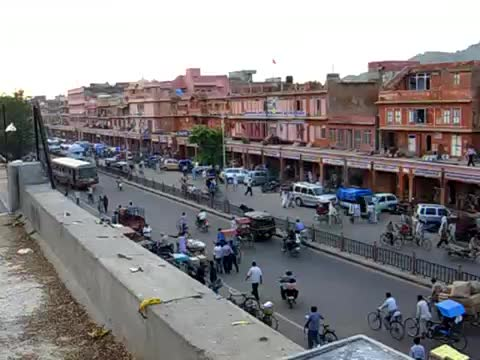
#> input picture Project 5/images/input/frames/f0001.jpg, 480 x 360 px; its folder holds only this picture in this run
$ jupyter execute --allow-errors Project_5_starter.ipynb   (shell and % lines are left out)
#> lines starting #> are read from the running program, lines starting #| are printed output that depends on the picture; after the words box and inside, x2 and y2 are one past the last pixel; in counts of white or black regions, pixels touching at a corner belong together
# Project 5: Video Stitching and Processing

## CS445: Computational Photography - Spring 2020

### Setup

[cell 1]
from google.colab import drive
drive.mount('/content/drive')

[cell 2]
# !pip uninstall opencv-python -y
# # downgrade OpenCV a bit to use SIFT
# !pip install opencv-contrib-python==3.4.2.17 --force-reinstall

import ffmpeg
import cv2
import numpy as np
import os
from numpy.linalg import svd, inv
import utils
from tqdm import tqdm

from matplotlib import pyplot as plt

### Part I: Stitch two key frames

#### This involves:
1. compute homography H between two frames;
2. project each frame onto the same surface;
3. blend the surfaces.

Check that your homography is correct by plotting four points that form a square in frame 270 and their projections in each image.

[cell 3]
# [15 lines left out: function score_projection, not called in this run]


def auto_homography(Ia, Ib, homography_func=None, normalization_func=None):
    '''
    Computes a homography that maps points from Ia to Ib

    Input: Ia and Ib are images
    Output: H is the homography

    '''
    if Ia.dtype == 'float32' and Ib.dtype == 'float32':
        Ia = (Ia*255).astype(np.uint8)
        Ib = (Ib*255).astype(np.uint8)

    Ia_gray = cv2.cvtColor(Ia,cv2.COLOR_BGR2GRAY)
    Ib_gray = cv2.cvtColor(Ib,cv2.COLOR_BGR2GRAY)

    # Initiate SIFT detector
    sift = cv2.xfeatures2d.SIFT_create()

    # find the keypoints and descriptors with SIFT
    kp_a, des_a = sift.detectAndCompute(Ia_gray,None)
    kp_b, des_b = sift.detectAndCompute(Ib_gray,None)

    # BFMatcher with default params
    bf = cv2.BFMatcher()
    matches = bf.knnMatch(des_a, des_b, k=2)

    # Apply ratio test
    good = []
    for m,n in matches:
        if m.distance < 0.75*n.distance:
            good.append(m)

    numMatches = int(len(good))

    matches = good

    # Xa and Xb are 3xN matrices that contain homogeneous coordinates for the N
    # matching points for each image
    Xa = np.ones((3,numMatches))
    Xb = np.ones((3,numMatches))

    for idx, match_i in enumerate(matches):
        Xa[:,idx][0:2] = kp_a[match_i.queryIdx].pt
        Xb[:,idx][0:2] = kp_b[match_i.trainIdx].pt

    ## RANSAC
    niter = 1000
    best_score = 0
    n_to_sample = 4 # Put the correct number of points here

    for t in range(niter):
        # estimate homography
        subset = np.random.choice(numMatches, n_to_sample, replace=False)
        pts1 = Xa[:,subset]
        pts2 = Xb[:,subset]

        H_t = homography_func(pts1, pts2, normalization_func) # edit helper code below (computeHomography)


        # score homography
        Xb_ = np.dot(H_t, Xa) # project points from first image to second using H

        score_t, inliers_t = score_projection(Xb[:2,:]/Xb[2,:], Xb_[:2,:]/Xb_[2,:])

        if score_t > best_score:
            best_score = score_t
            H = H_t
            in_idx = inliers_t

    # print('best score: {:02f}'.format(best_score))

    # Optionally, you may want to re-estimate H based on inliers

    return H

[cell 4]
a = np.array([[1,2,3,4,5]])
np.random.choice(a[0], 2, replace=False)

[cell 5]
# [24 lines left out: function computeHomography, not called in this run]

[cell 6]
# images location
im1 = './images/input/frames/f0270.jpg'
im2 = './images/input/frames/f0450.jpg'

# Load an color image in grayscale
im1 = cv2.imread(im1)
im2 = cv2.imread(im2)

#> (the rest of this cell did not finish here and is left out)

[cell 7]
canvas_width, canvas_height = 1600, 500
Tr = np.array([[1, 0, 660], [0, 1, 50], [0, 0, 1]])

# TO DO: warp and blend the two image
#> (the rest of this cell did not finish here and is left out)

### Part II: Panorama using five key frames

Produce a panorama by mapping five key frames [90, 270, 450, 630, 810] onto the same reference frame 450.

[cell 8]
key_frames_idx = np.array([90, 270, 450, 630, 810])-1

#> (the rest of this cell did not finish here and is left out)

### Part 3: Map the video to the reference plane

Project each frame onto the reference frame (using same size panorama) to create a video that shows the portion of the panorama revealed by each frame

[cell 9]
# read all the images
import os
dir_frames = 'images/input/frames'
filenames = []
filesinfo = os.scandir(dir_frames)

filenames = [f.path for f in filesinfo if f.name.endswith(".jpg")]
filenames.sort(key=lambda f: int(''.join(filter(str.isdigit, f))))

frameCount = len(filenames)
frameHeight, frameWidth, frameChannels = cv2.imread(filenames[0]).shape
#> frameHeight = 360; frameWidth = 480; frameChannels = 3
frames = np.zeros((frameCount, frameHeight, frameWidth, frameChannels),dtype='uint8')

for idx, file_i in enumerate(filenames):
    frames[idx] = cv2.imread(file_i)

[cell 10]
def find_closest_frame(idx):
    dist = np.abs(key_frames_idx - idx)
    closest = key_frames_idx[np.argmin(dist)]
    return closest

def calc_H(cur_idx, kf_idx):
    if cur_idx in key_frames_idx:
        H = np.eye(3)
    else:
        H = auto_homography(frames[cur_idx], frames[kf_idx], computeHomography)

    if kf_idx == 89:
        return H@H01@H12
    elif kf_idx == 269:
        return H@H12
    elif kf_idx == 449:
        return H@H22
    elif kf_idx == 629:
        return H@H32
    elif kf_idx == 809:
        return H@H43@H32

# [5 lines left out: function project_frame, not called in this run]

canvas_width, canvas_height = 1800, 700
Tr = np.array([[1, 0, 660], [0, 1, 100], [0, 0, 1]])
Hs = np.zeros((frameCount, 3, 3))
transformed_frame = np.zeros((frameCount, canvas_height, canvas_width, frameChannels), dtype='uint8')

#> (the rest of this cell did not finish here and is left out)

#> (a cell that did not finish here is left out)

#> (a cell that did not finish here is left out)

### Part 4: Create background panorama

Create a background panorama based on the result from Part 3.

[cell 13]
# transformed_frame = np.load(datadir + "results/" + "transformed_frame.npy")

background = np.zeros((canvas_height, canvas_width, frameChannels), dtype='uint8')
iv, jv = np.meshgrid(range(canvas_height), range(canvas_width))
iv, jv = iv.flatten(), jv.flatten()

for n in tqdm(range(len(iv))):
    i, j = iv[n], jv[n]
    colors = transformed_frame[:, i, j, :]
    valid_idx = np.any(colors, axis=1)
    valid_color = colors[valid_idx]
    if valid_color.size > 0:
        background[i, j, :] = np.median(valid_color, axis=0).astype('uint8')
#> background: shape (700, 1800, 3); every value is 0

plt.imshow(background[:, :, [2,1,0]])

#> (a cell that did not finish here is left out)

### Part 5: Create background movie

Generate a movie that looks like the input movie but shows only background pixels. For each frame of the movie, you need to estimate a projection from the panorama to that frame. Your solution can use the background image you created in Part 4 and the per-frame homographies you created in Part 3.

[cell 15]
# Hs = np.load(datadir + "results/" + "Hs.npy")
N = Hs.shape[0]
bg_frames = np.zeros((N, 360, 480, 3), dtype='uint8')

for i in tqdm(range(N)):
    bg_frames[i] = cv2.warpPerspective(background, np.linalg.pinv(Tr@Hs[i]), (480, 360))

#> (the rest of this cell did not finish here and is left out)

#> (a cell that did not finish here is left out)

### Part 6: Create foreground movie

In the background video, moving objects are removed. In each frame, those pixels that are different enough than the background color are considered foreground. For each frame determine foreground pixels and generate a movie that emphasizes or includes only foreground pixels.

[cell 17]
fg_frames = np.zeros((N, 360, 480, 3), dtype='uint8')

for i in tqdm(range(N)):
    background_gray = cv2.cvtColor(bg_frames[i], cv2.COLOR_BGR2GRAY)
    original_gray = cv2.cvtColor(frames[i], cv2.COLOR_BGR2GRAY)
    diff_img = cv2.absdiff(background_gray, original_gray)
    _, threshold_img = cv2.threshold(diff_img, 40, 255, cv2.THRESH_BINARY)
    fg_frames[i] = cv2.bitwise_and(frames[i], frames[i], mask=threshold_img)
#> this loop made 1 pass
#> pass 1, `diff_img = cv2.absdiff(background_gray, original_gray)`:
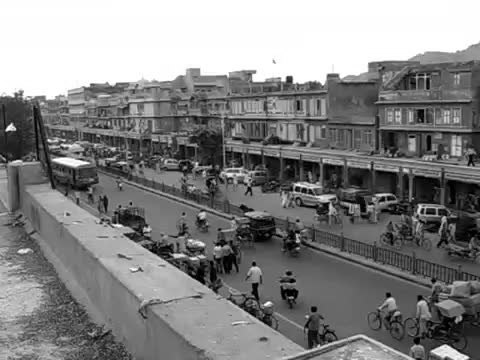
#> diff_img: shape (360, 480); min 0, max 255, mean 132.8
#> pass 1, `_, threshold_img = cv2.threshold(diff_img, 40, 255, cv2.THRESH_BINARY)`:
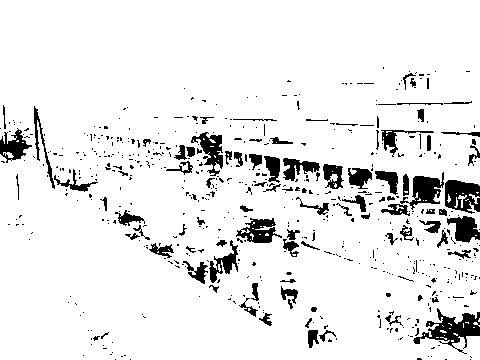
#> threshold_img: shape (360, 480); 91.5% white; 586 black regions (495 under 20 px), largest, box (x1, y1, x2, y2) and area: (413, 308, 480, 354) 1128, (445, 180, 480, 214) 830, (400, 172, 444, 210) 727

#> (the rest of this cell did not finish here and is left out)

$ run again, on Project 5/images/input/frames/f0067.jpg
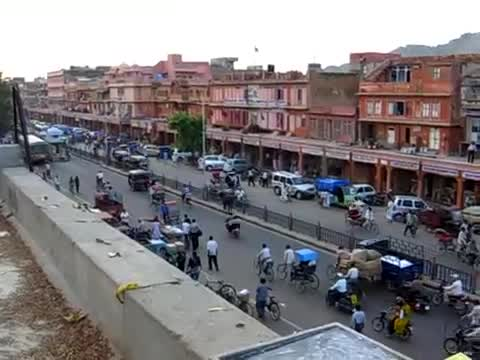
#> input picture Project 5/images/input/frames/f0067.jpg, 480 x 360 px
#> frameHeight = 360; frameWidth = 480; frameChannels = 3
#> the loop `for i in tqdm(range(N)):` made 1 pass
#> pass 1, `diff_img = cv2.absdiff(background_gray, original_gray)`:
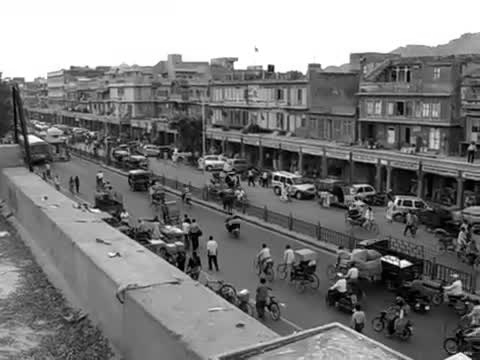
#> diff_img: shape (360, 480); min 0, max 255, mean 125.6
#> pass 1, `_, threshold_img = cv2.threshold(diff_img, 40, 255, cv2.THRESH_BINARY)`:
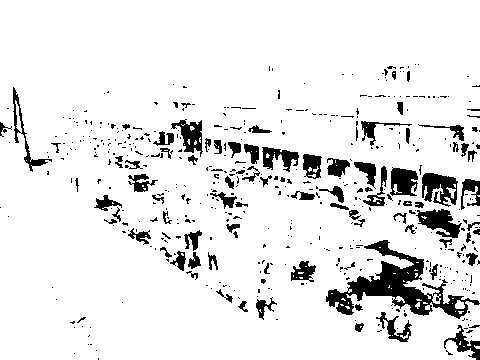
#> threshold_img: shape (360, 480); 90.4% white; 488 black regions (400 under 20 px), largest, box (x1, y1, x2, y2) and area: (326, 240, 480, 319) 3494, (422, 173, 458, 207) 756, (416, 209, 462, 238) 721

$ run again, on Project 5/images/input/frames/f0088.jpg
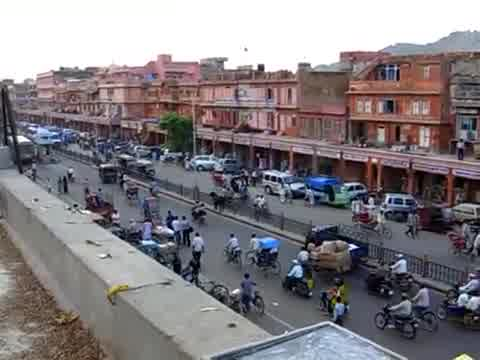
#> input picture Project 5/images/input/frames/f0088.jpg, 480 x 360 px
#> frameHeight = 360; frameWidth = 480; frameChannels = 3
#> the loop `for i in tqdm(range(N)):` made 1 pass
#> pass 1, `diff_img = cv2.absdiff(background_gray, original_gray)`:
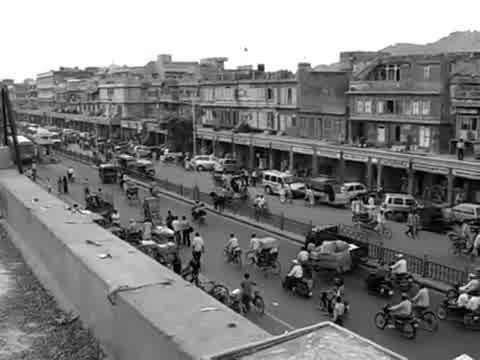
#> diff_img: shape (360, 480); min 0, max 255, mean 127.7
#> pass 1, `_, threshold_img = cv2.threshold(diff_img, 40, 255, cv2.THRESH_BINARY)`:
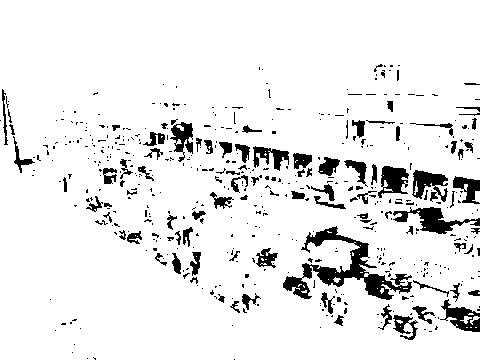
#> threshold_img: shape (360, 480); 91.4% white; 501 black regions (403 under 20 px), largest, box (x1, y1, x2, y2) and area: (283, 226, 412, 300) 2588, (393, 207, 480, 234) 883, (412, 170, 448, 202) 641
